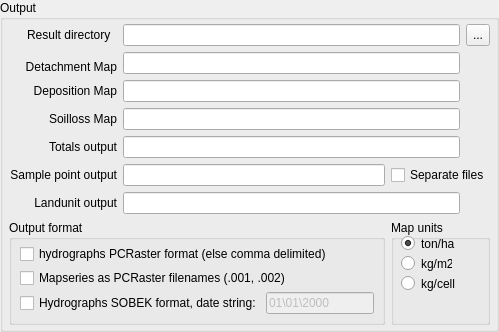
             <widget class="QGroupBox" name="groupOutputMain">
              <property name="title">
               <string>Output</string>
              </property>
              <layout class="QGridLayout" name="gridLayout_21">
               <property name="leftMargin">
                <number>6</number>
               </property>
               <property name="topMargin">
                <number>4</number>
               </property>
               <property name="rightMargin">
                <number>6</number>
               </property>
               <property name="bottomMargin">
                <number>4</number>
               </property>
               <item row="0" column="0">
                <widget class="QLabel" name="label_3">
                 <property name="font">
                  <font>
                   <weight>50</weight>
                   <bold>false</bold>
                  </font>
                 </property>
                 <property name="layoutDirection">
                  <enum>Qt::RightToLeft</enum>
                 </property>
                 <property name="text">
                  <string>Result directory  </string>
                 </property>
                 <property name="alignment">
                  <set>Qt::AlignRight|Qt::AlignTrailing|Qt::AlignVCenter</set>
                 </property>
                </widget>
               </item>
               <item row="0" column="1" colspan="2">
                <widget class="QLineEdit" name="E_ResultDir">
                 <property name="sizePolicy">
                  <sizepolicy hsizetype="MinimumExpanding" vsizetype="Fixed">
                   <horstretch>0</horstretch>
                   <verstretch>0</verstretch>
                  </sizepolicy>
                 </property>
                 <property name="font">
                  <font>
                   <weight>50</weight>
                   <bold>false</bold>
                  </font>
                 </property>
                </widget>
               </item>
               <item row="0" column="3">
                <widget class="QToolButton" name="toolButton_ResultDir">
                 <property name="sizePolicy">
                  <sizepolicy hsizetype="Fixed" vsizetype="Minimum">
                   <horstretch>0</horstretch>
                   <verstretch>0</verstretch>
                  </sizepolicy>
                 </property>
                 <property name="text">
                  <string>...</string>
                 </property>
                 <property name="icon">
                  <iconset resource="../resources/openlisem.qrc">
                   <normaloff>:/diropen.png</normaloff>:/diropen.png</iconset>
                 </property>
                </widget>
               </item>
               <item row="2" column="0">
                <widget class="QLabel" name="label_17">
                 <property name="font">
                  <font>
                   <weight>50</weight>
                   <bold>false</bold>
                  </font>
                 </property>
                 <property name="layoutDirection">
                  <enum>Qt::LeftToRight</enum>
                 </property>
                 <property name="text">
                  <string>Detachment Map</string>
                 </property>
                 <property name="alignment">
                  <set>Qt::AlignRight|Qt::AlignTrailing|Qt::AlignVCenter</set>
                 </property>
                </widget>
               </item>
               <item row="1" column="1" rowspan="2" colspan="2">
                <widget class="QLineEdit" name="E_DetachmentMap">
                 <property name="font">
                  <font>
                   <weight>50</weight>
                   <bold>false</bold>
                  </font>
                 </property>
                </widget>
               </item>
               <item row="3" column="0">
                <widget class="QLabel" name="label_18">
                 <property name="font">
                  <font>
                   <weight>50</weight>
                   <bold>false</bold>
                  </font>
                 </property>
                 <property name="layoutDirection">
                  <enum>Qt::LeftToRight</enum>
                 </property>
                 <property name="text">
                  <string>Deposition Map</string>
                 </property>
                 <property name="alignment">
                  <set>Qt::AlignRight|Qt::AlignTrailing|Qt::AlignVCenter</set>
                 </property>
                </widget>
               </item>
               <item row="3" column="1" colspan="2">
                <widget class="QLineEdit" name="E_DepositionMap">
                 <property name="font">
                  <font>
                   <weight>50</weight>
                   <bold>false</bold>
                  </font>
                 </property>
                </widget>
               </item>
               <item row="5" column="0">
                <widget class="QLabel" name="label_19">
                 <property name="font">
                  <font>
                   <weight>50</weight>
                   <bold>false</bold>
                  </font>
                 </property>
                 <property name="layoutDirection">
                  <enum>Qt::LeftToRight</enum>
                 </property>
                 <property name="text">
                  <string>Soilloss Map</string>
                 </property>
                 <property name="alignment">
                  <set>Qt::AlignRight|Qt::AlignTrailing|Qt::AlignVCenter</set>
                 </property>
                </widget>
               </item>
               <item row="5" column="1" colspan="2">
                <widget class="QLineEdit" name="E_SoillossMap">
                 <property name="font">
                  <font>
                   <weight>50</weight>
                   <bold>false</bold>
                  </font>
                 </property>
                </widget>
               </item>
               <item row="6" column="0">
                <widget class="QLabel" name="label_22">
                 <property name="font">
                  <font>
                   <weight>50</weight>
                   <bold>false</bold>
                  </font>
                 </property>
                 <property name="layoutDirection">
                  <enum>Qt::LeftToRight</enum>
                 </property>
                 <property name="text">
                  <string>Totals output</string>
                 </property>
                 <property name="alignment">
                  <set>Qt::AlignRight|Qt::AlignTrailing|Qt::AlignVCenter</set>
                 </property>
                </widget>
               </item>
               <item row="6" column="1" colspan="2">
                <widget class="QLineEdit" name="E_MainTotals">
                 <property name="font">
                  <font>
                   <weight>50</weight>
                   <bold>false</bold>
                  </font>
                 </property>
                 <property name="toolTip">
                  <string>Text file with totals at the outlet</string>
                 </property>
                </widget>
               </item>
               <item row="7" column="0">
                <widget class="QLabel" name="label_20">
                 <property name="font">
                  <font>
                   <weight>50</weight>
                   <bold>false</bold>
                  </font>
                 </property>
                 <property name="layoutDirection">
                  <enum>Qt::LeftToRight</enum>
                 </property>
                 <property name="text">
                  <string>Sample point output</string>
                 </property>
                 <property name="alignment">
                  <set>Qt::AlignRight|Qt::AlignTrailing|Qt::AlignVCenter</set>
                 </property>
                </widget>
               </item>
               <item row="7" column="1">
                <widget class="QLineEdit" name="E_PointResults">
                 <property name="font">
                  <font>
                   <weight>50</weight>
                   <bold>false</bold>
                  </font>
                 </property>
                 <property name="toolTip">
                  <string>Text file(s) with hydrographs and sedigraphs</string>
                 </property>
                </widget>
               </item>
               <item row="7" column="2" colspan="2">
                <widget class="QCheckBox" name="checkSeparateOutput">
                 <property name="font">
                  <font>
                   <weight>50</weight>
                   <bold>false</bold>
                  </font>
                 </property>
                 <property name="text">
                  <string>Separate files</string>
                 </property>
                </widget>
               </item>
               <item row="9" column="0" colspan="2">
                <widget class="QGroupBox" name="groupOutputFormat">
                 <property name="font">
                  <font>
                   <weight>50</weight>
                   <bold>false</bold>
                  </font>
                 </property>
                 <property name="title">
                  <string>Output format</string>
                 </property>
                 <layout class="QVBoxLayout" name="verticalLayout_2">
                  <property name="spacing">
                   <number>0</number>
                  </property>
                  <property name="leftMargin">
                   <number>4</number>
                  </property>
                  <property name="topMargin">
                   <number>0</number>
                  </property>
                  <property name="rightMargin">
                   <number>4</number>
                  </property>
                  <property name="bottomMargin">
                   <number>4</number>
                  </property>
                  <item>
                   <widget class="QFrame" name="frame">
                    <layout class="QGridLayout" name="gridLayout_4">
                     <property name="margin">
                      <number>4</number>
                     </property>
                     <property name="spacing">
                      <number>4</number>
                     </property>
                     <item row="3" column="0">
                      <widget class="QCheckBox" name="checkSOBEKOutput">
                       <property name="sizePolicy">
                        <sizepolicy hsizetype="Fixed" vsizetype="Fixed">
                         <horstretch>0</horstretch>
                         <verstretch>0</verstretch>
                        </sizepolicy>
                       </property>
                       <property name="text">
                        <string>Hydrographs SOBEK format, date string:</string>
                       </property>
                      </widget>
                     </item>
                     <item row="3" column="1">
                      <widget class="QLineEdit" name="SOBEKdatestring">
                       <property name="enabled">
                        <bool>false</bool>
                       </property>
                       <property name="inputMask">
                        <string>99\\99\\9999; </string>
                       </property>
                       <property name="text">
                        <string>01\01\2000</string>
                       </property>
                       <property name="maxLength">
                        <number>10</number>
                       </property>
                       <property name="frame">
                        <bool>true</bool>
                       </property>
                       <property name="cursorPosition">
                        <number>10</number>
                       </property>
                      </widget>
                     </item>
                     <item row="0" column="0" colspan="2">
                      <widget class="QCheckBox" name="checkWritePCRtimeplot">
                       <property name="text">
                        <string>hydrographs PCRaster format (else comma delimited)</string>
                       </property>
                      </widget>
                     </item>
                     <item row="1" column="0" colspan="2">
                      <widget class="QCheckBox" name="checkWritePCRnames">
                       <property name="text">
                        <string>Mapseries as PCRaster filenames (.001, .002)</string>
                       </property>
                      </widget>
                     </item>
                    </layout>
                   </widget>
                  </item>
                 </layout>
                </widget>
               </item>
               <item row="9" column="2" colspan="2">
                <widget class="QGroupBox" name="groupBox_2">
                 <property name="font">
                  <font>
                   <weight>50</weight>
                   <bold>false</bold>
                  </font>
                 </property>
                 <property name="title">
                  <string>Map units</string>
                 </property>
                 <widget class="QRadioButton" name="checkUnits_kgcell">
                  <property name="geometry">
                   <rect>
                    <x>10</x>
                    <y>55</y>
                    <width>61</width>
                    <height>17</height>
                   </rect>
                  </property>
                  <property name="text">
                   <string>kg/cell</string>
                  </property>
                  <attribute name="buttonGroup">
                   <string>buttonGroup</string>
                  </attribute>
                 </widget>
                 <widget class="QRadioButton" name="checkUnits_kgm2">
                  <property name="geometry">
                   <rect>
                    <x>10</x>
                    <y>35</y>
                    <width>51</width>
                    <height>17</height>
                   </rect>
                  </property>
                  <property name="text">
                   <string>kg/m2</string>
                  </property>
                  <attribute name="buttonGroup">
                   <string>buttonGroup</string>
                  </attribute>
                 </widget>
                 <widget class="QRadioButton" name="checkUnits_tonha">
                  <property name="geometry">
                   <rect>
                    <x>10</x>
                    <y>15</y>
                    <width>61</width>
                    <height>17</height>
                   </rect>
                  </property>
                  <property name="text">
                   <string>ton/ha</string>
                  </property>
                  <property name="checked">
                   <bool>true</bool>
                  </property>
                  <attribute name="buttonGroup">
                   <string>buttonGroup</string>
                  </attribute>
                 </widget>
                </widget>
               </item>
               <item row="8" column="1" colspan="2">
                <widget class="QLineEdit" name="E_LandunitResults">
                 <property name="toolTip">
                  <string>Text file with totals per landunit</string>
                 </property>
                </widget>
               </item>
               <item row="8" column="0">
                <widget class="QLabel" name="label_61">
                 <property name="text">
                  <string>Landunit output</string>
                 </property>
                 <property name="alignment">
                  <set>Qt::AlignRight|Qt::AlignTrailing|Qt::AlignVCenter</set>
                 </property>
                </widget>
               </item>
              </layout>
             </widget>
